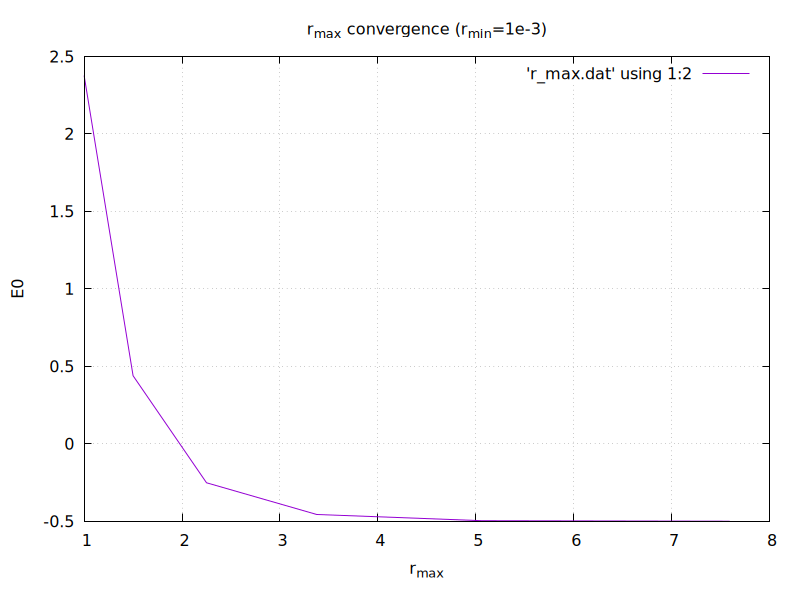

This chart was generated by the following gnuplot code:
set terminal pngcairo size 800,600
set output "R_max.png"

set title "r_{max} convergence (r_{min}=1e-3)"
set xlabel "r_{max}"
set ylabel "E0"
set grid

plot 'r_max.dat' using 1:2 with lines
